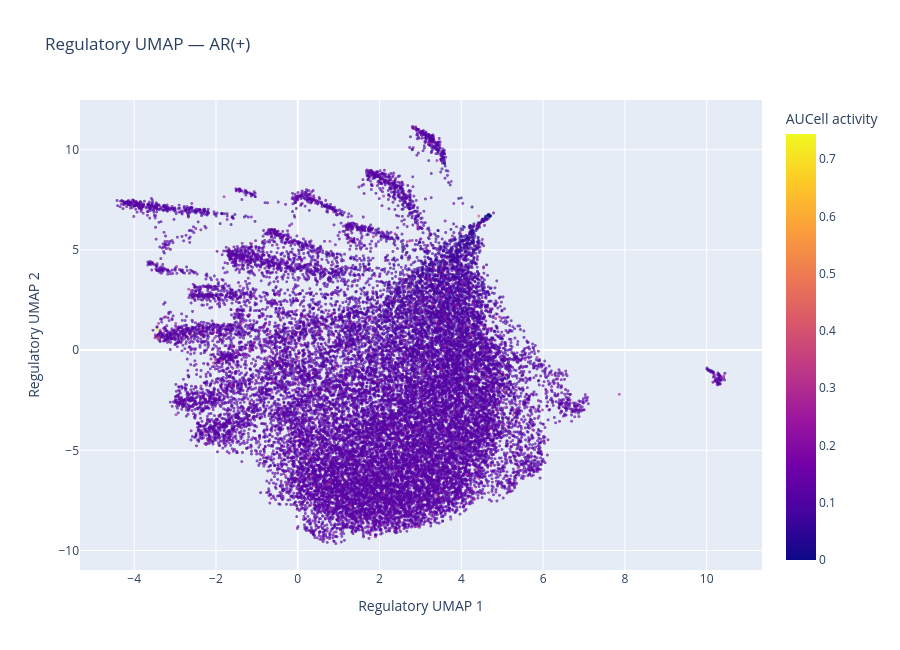

Here is the notebook cell this chart was saved with:
### Code cell
import plotly.express as px

selected_regulon = regulon_activity.columns[0]

plot_data = cell_data[
    ["reg_umap1", "reg_umap2"]
].copy()

plot_data["activity"] = regulon_activity[selected_regulon]

fig = px.scatter(
    plot_data,
    x="reg_umap1",
    y="reg_umap2",
    color="activity",
    title=f"Regulatory UMAP — {selected_regulon}",
    labels={
        "reg_umap1": "Regulatory UMAP 1",
        "reg_umap2": "Regulatory UMAP 2",
        "activity": "AUCell activity"
    },
    opacity=0.65,
    render_mode="webgl"
)

fig.update_traces(
    marker={"size": 3}
)

fig.update_layout(
    width=900,
    height=650
)

fig.show()

### Figure 1 — Plotly figure (JSON) as saved in the notebook; plotly's stock layout.template omitted (floating-point values rounded to 4 significant figures; data arrays with more than 128 entries replaced by an {"elided": "..."} marker saying what was removed)
{"data": [{"hovertemplate": "Regulatory UMAP 1=%{x}<br>Regulatory UMAP 2=%{y}<br>AUCell activity=%{marker.color}<extra></extra>", "legendgroup": "", "marker": {"color": {"elided": "24073 float values"}, "coloraxis": "coloraxis", "opacity": 0.65, "size": 3, "symbol": "circle"}, "mode": "markers", "name": "", "showlegend": false, "type": "scattergl", "x": {"elided": "24073 float values"}, "xaxis": "x", "y": {"elided": "24073 float values"}, "yaxis": "y"}], "layout": {"coloraxis": {"colorbar": {"title": {"text": "AUCell activity"}}, "colorscale": [[0, "#0d0887"], [0.1111, "#46039f"], [0.2222, "#7201a8"], [0.3333, "#9c179e"], [0.4444, "#bd3786"], [0.5556, "#d8576b"], [0.6667, "#ed7953"], [0.7778, "#fb9f3a"], [0.8889, "#fdca26"], [1, "#f0f921"]]}, "height": 650, "legend": {"tracegroupgap": 0}, "title": {"text": "Regulatory UMAP — AR(+)"}, "width": 900, "xaxis": {"anchor": "y", "domain": [0, 1], "title": {"text": "Regulatory UMAP 1"}}, "yaxis": {"anchor": "x", "domain": [0, 1], "title": {"text": "Regulatory UMAP 2"}}}}
